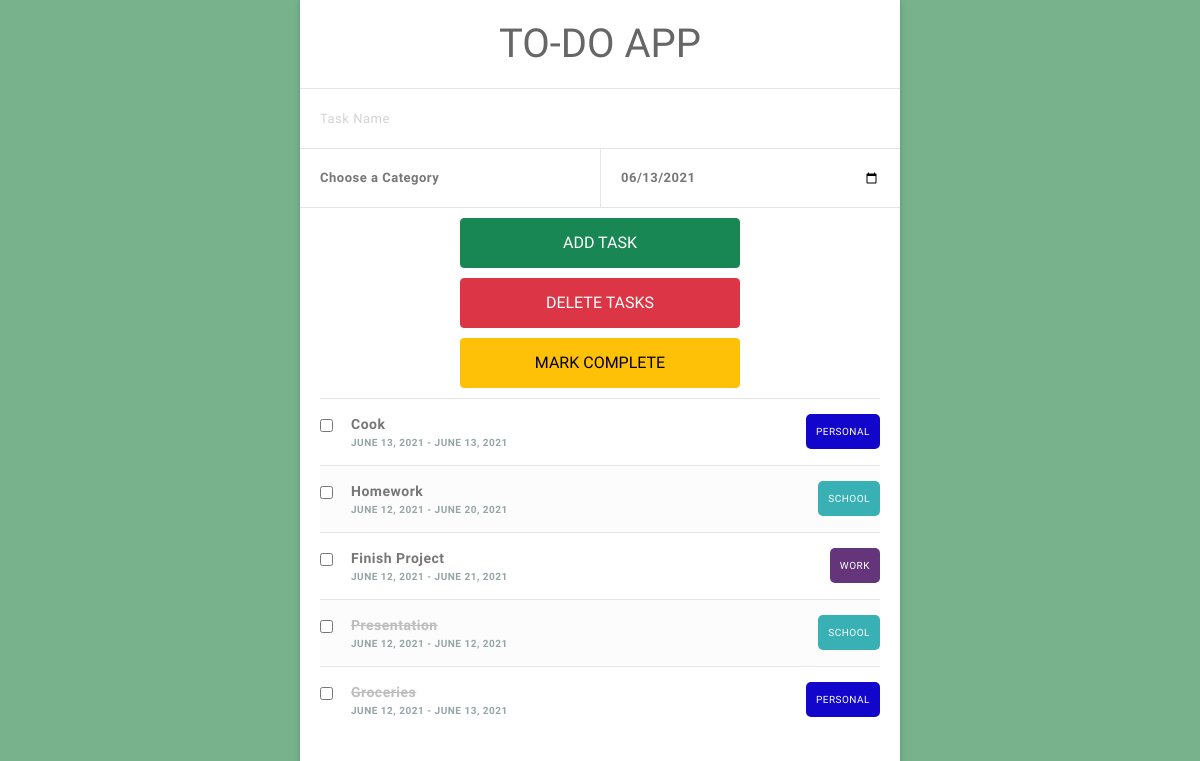
The page / on the database its author committed.
### todolist/models.py (models this page shows, shortened)
class TodoList(models.Model):
    title = models.CharField(max_length=250)
    content = models.TextField(blank=True)
    created = models.DateField(default=timezone.now().strftime('%Y-%m-%d'))
    due_date = models.DateField(default=timezone.now().strftime('%Y-%m-%d'))
    category = models.ForeignKey(Category, default='general', on_delete=models.CASCADE)
    complete = models.BooleanField(default=False)
    class Meta:
        ordering = ['-created']

class Category(models.Model):
    name = models.CharField(max_length=100)
    class Meta:
        verbose_name = ('Category')
        verbose_name_plural = ('Categories')
    def __str__(self):
        return self.name

### todolist/views.py (the view, shortened to what this page needs)
# urls.py: path('', index, name='TodoList')
def index(request):
    todos = TodoList.objects.all()
    categories = Category.objects.all()
    return render(request, 'index.html', {'todos': todos.order_by('complete', 'due_date'), 'categories': categories, 'date': dateformat.format(timezone.now().date(), 'Y-m-d')})

### todolist/templates/index.html (shortened to what this page needs)
<!DOCTYPE html>
<html lang='en'>
<head>
    {% load static %}
    <link href="https://cdn.jsdelivr.net/npm/bootstrap@5.0.1/dist/css/bootstrap.min.css" rel="stylesheet"
>
    <link rel='stylesheet' type='text/css' href="{% static 'css/styles.css' %}">
</head>
<body>
    <div django-app='TaskManager'>
        <div class='container'>
            <div class="content">
                <h1>TO-DO APP</h1>
                <form action='' method='post'>
                    <div class="inputContainer input-group">
                        <input type="text" class="taskName" placeholder="Task Name" aria-label="task"
                            aria-describedby="basic-addon1" name='description' required>
                    </div>
                    <div class="inputContainer half last input-group">
                        <select id='category' class="taskCategory" name='categorySelect' required>
                            <option class='disabled' value=''>Choose a Category</option>
                        </select>
                    </div>
                    <div class="inputContainer half last right input-group">
                        <input class="taskDate" type="date" value={{ date }} id='dueDate' name='date'>
                    </div>
                    <div class='row'>
                        <button class='taskAdd btn btn-success' name='taskAdd' type='submit'>
                            Add Task
                        </button>
                        <button class='taskDelete btn btn-danger' name='taskDelete' formnovalidate='' type='submit'>
                            Delete Tasks
                        </button>
                        <button class='taskComplete btn btn-warning' name='taskComplete' formnovalidate='' type='submit'>
                            Mark Complete
                        </button>
                    </div>
                    <ul class='taskList'>
                        {% for todo in todos %}
                        <li class='taskItem'>
                            <input type='checkbox' class='taskCheckbox' name='checkedBox' id="{{ todo.id }}"
                                value="{{ todo.id }}">
                            <label for="{{ todo.id }}">
                                <span class='complete-{{todo.complete}}'>{{ todo.title }}</span>
                            </label>
                            <span class="category-{{ todo.category }}">{{ todo.category }}</span>
                            <strong class="taskDate">
                                {{ todo.created }} - {{ todo.due_date }}
                            </strong>
                        </li>
                        {% endfor %}
                    </ul>
                </form>
            </div>
        </div>
    </div>
</body>
</html>

### todolist/static/css/styles.css (style rules this page uses)
*, *:before, *:after { -webkit-box-sizing: border-box; -moz-box-sizing: border-box; box-sizing: border-box; }
html { font-size: 100%; }
body { background: #77B28C; font-family: 'Varela Round'; }
.container { width: 600px; margin: 0 auto; background: #ffffff; padding: 20px 0; box-shadow: 0 0 5px rgba(0, 0, 0, 0.2) }
.row { display: block; padding: 10px; text-align: center; margin: auto; width: 50%; clear: both; overflow: hidden; }
.half { width: 50%; float: left; }
.content { background: #ffffff; }
h1 { color: #666666; text-align: center; font-weight: 400; margin: 0; padding-bottom: 20px; }
.inputContainer { height: 60px; border-top: 1px solid #e5e5e5; position: relative; overflow: hidden; margin-bottom: 0; }
.inputContainer.last { border-bottom: 1px solid #e5e5e5; }
.inputContainer.half.last.right { border-left: 1px solid #e5e5e5; }
input[type='date'], input[type='text'], select { height: 100%; width: 100%; padding: 0 20px; position: absolute; top: 0; vertical-align: middle; display: inline-block; border: none; border-radius: none; font-size: 13px; color: #777777; margin: 0; font-weight: 600; letter-spacing: 0.5px; -webkit-transition: background 0.3s; transition: background 0.3s; }
input[type='date'] { cursor: pointer; }
button { background: transparent; border-radius: 5px; border: none; outline: none; height: 50px; font-size: 14px; color: #ffffff; cursor: pointer; text-transform: uppercase; position: relative; -webkit-transition: all 0.3s; transition: all 0.3s; }
.taskAdd { margin-bottom: 10px; }
.taskDelete { margin-bottom: 10px; }
.taskList { list-style: none; padding: 0 20px; }
.taskItem { border-top: 1px solid #e5e5e5; padding: 15px 0; color: #777777; font-weight: 600; font-size: 14px; letter-spacing: 0.5px; }
.taskList .taskItem:nth-child(even) { background: #fcfcfc; }
.taskCheckbox { margin-right: 1em; }
.complete-True { text-decoration: line-through; color: #bebebe; }
.taskList .taskDate { color: #95a5a6; font-size: 10px; font-weight: bold; text-transform: uppercase; display: block; margin-left: 31px; }
[class*='category-'] { float: right; font-size: 10px; background: #444444; vertical-align: middle; color: #ffffff; padding: 10px; text-align: center; border-radius: 5px; font-weight: normal; text-transform: uppercase; }
.category-Personal { background: #1306CC; }
.category-Work { background: #64357A; }
.category-School { background: #39B0B3; }
.taskCheckbox { -webkit-transition: all 0.3s; transition: all 0.3s; display: inline-block; vertical-align: middle; }
.taskCategory { -webkit-appearance: none; appearance: none; padding-left: 20px; background: #ffffff; }
.taskCategory option { background: #ffffff; border: none; outline: none; padding: 0 100px; }

### rows shown on the page
TodoList: title "Cook", category "PERSONAL", created "JUNE 13, 2021", due_date "JUNE 13, 2021"
TodoList: title "Homework", category "SCHOOL", created "JUNE 12, 2021", due_date "JUNE 20, 2021"
TodoList: title "Finish Project", category "WORK", created "JUNE 12, 2021", due_date "JUNE 21, 2021"
TodoList: title "Presentation", category "SCHOOL", created "JUNE 12, 2021", due_date "JUNE 12, 2021"
TodoList: title "Groceries", category "PERSONAL", created "JUNE 12, 2021", due_date "JUNE 13, 2021"
